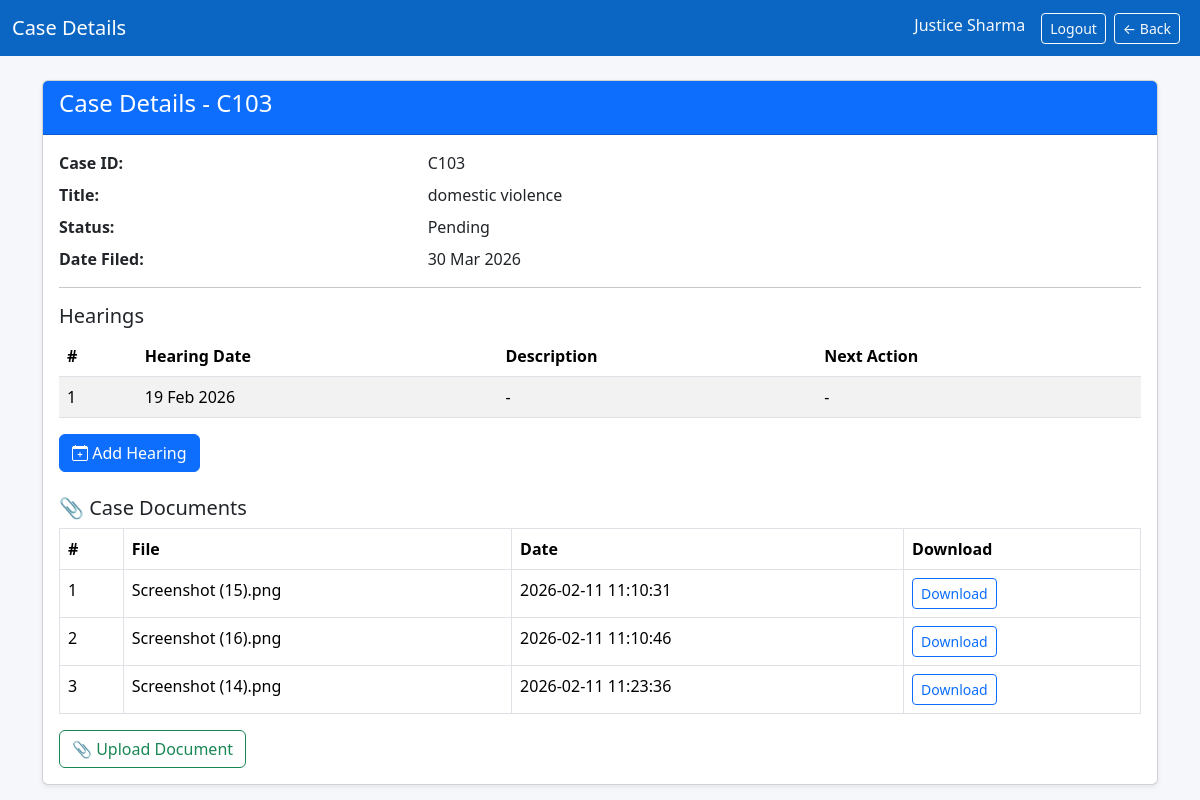
The page /view_case.php?case_id=C103 (signed in) on the database its author committed.
### tables this page shows
CREATE TABLE `cases` (
  `case_id` varchar(10) NOT NULL,
  `title` varchar(255) DEFAULT NULL,
  `date_filed` date DEFAULT NULL,
  `status` enum('Open','Pending','Closed') DEFAULT 'Open',
  `judge_id` int(11) DEFAULT NULL,
  `lawyer_id` int(11) DEFAULT NULL,
  `created_by` int(11) DEFAULT NULL,
  `created_at` timestamp NOT NULL DEFAULT current_timestamp(),
  `updated_at` datetime DEFAULT NULL,
  `judgement_file` varchar(255) DEFAULT NULL,
  `is_deleted` tinyint(1) DEFAULT 0,
  `deleted_at` datetime DEFAULT NULL,
  `deleted_by` int(11) DEFAULT NULL
);

CREATE TABLE `hearings` (
  `hearing_id` varchar(10) NOT NULL,
  `case_id` varchar(10) DEFAULT NULL,
  `hearing_date` date DEFAULT NULL,
  `court_name` varchar(100) DEFAULT NULL,
  `created_at` timestamp NOT NULL DEFAULT current_timestamp(),
  `created_by` int(11) DEFAULT NULL
);

CREATE TABLE `documents` (
  `doc_id` int(11) NOT NULL,
  `case_id` varchar(20) NOT NULL,
  `uploaded_by` int(11) NOT NULL,
  `file_name` varchar(255) NOT NULL,
  `file_path` varchar(255) NOT NULL,
  `uploaded_at` timestamp NOT NULL DEFAULT current_timestamp()
);

### auth_check.php (called while the page is built, shortened)
<?php
function can($action) {
    $role = $_SESSION['user_role'] ?? 'guest';
    $permissions = [
        'add_case'        => ['admin', 'clerk'],
        'edit_case'       => ['admin', 'clerk'],
        'delete_case'     => ['admin'],
        'add_hearing'     => ['admin', 'judge'],
        'add_judgement'   => ['admin', 'judge'],
        'view_case'       => ['admin', 'judge', 'lawyer', 'clerk'],
        'view_hearing'    => ['admin', 'judge', 'lawyer'],
        'view_judgement'  => ['admin', 'judge', 'lawyer'],
        'upload_document' => ['admin', 'judge', 'lawyer'],
        'manage_users'    => ['admin'],
        'export_data'     => ['admin', 'analyst','judge'],
    ];
    return isset($permissions[$action]) && in_array($role, $permissions[$action]);
}
?>

### view_case.php (the view, shortened to what this page needs)
<?php
$backUrl = $_SERVER['HTTP_REFERER'] ?? 'index.php';
require_once("auth_check.php");
require_once("connect.php");
$case_id = mysqli_real_escape_string($conn, $_GET['case_id']);
$query = mysqli_query($conn, "SELECT * FROM cases WHERE case_id='$case_id'");
$case = mysqli_fetch_assoc($query);
$hearingsQuery = mysqli_query($conn, "SELECT * FROM hearings WHERE case_id='$case_id' ORDER BY hearing_date ASC");
?>
<!DOCTYPE html>
<html lang="en">
<head>
    <link href="https://cdn.jsdelivr.net/npm/bootstrap@5.3.2/dist/css/bootstrap.min.css" rel="stylesheet">
</head>
<body style="background: #f5f7fb;">
<nav class="navbar navbar-expand-lg navbar-dark" style="background: #0a66c2;">
    <div class="container-fluid">
        <a class="navbar-brand" href="">Case Details</a>
        <div class="d-flex">
            <span class="text-light me-3"><?php echo htmlspecialchars($_SESSION['user_name']); ?></span>
            <a href="logout.php" class="btn btn-sm btn-outline-light me-2">Logout</a>
            <a href="<?= htmlspecialchars($backUrl) ?>"
                class="btn btn-sm btn-outline-light me-2">
                ← Back
            </a>
        </div>
    </div>
</nav>
<div class="container mt-4">
    <div class="card shadow-sm">
        <div class="card-header bg-primary text-white">
            <h4>Case Details - <?php echo htmlspecialchars($case['case_id']); ?></h4>
        </div>
        <div class="card-body">
            <div class="row mb-2">
                <div class="col-md-4"><strong>Case ID:</strong></div>
                <div class="col-md-8"><?php echo htmlspecialchars($case['case_id']); ?></div>
            </div>
            <div class="row mb-2">
                <div class="col-md-4"><strong>Title:</strong></div>
                <div class="col-md-8"><?php echo htmlspecialchars($case['title']); ?></div>
            </div>
            <div class="row mb-2">
                <div class="col-md-4"><strong>Status:</strong></div>
                <div class="col-md-8"><?php echo htmlspecialchars($case['status']); ?></div>
            </div>
            <div class="row mb-2">
                <div class="col-md-4"><strong>Date Filed:</strong></div>
                <div class="col-md-8"><?php echo date('d M Y', strtotime($case['date_filed'])); ?></div>
            </div>
            <hr>
            <h5>Hearings</h5>
            <?php if (mysqli_num_rows($hearingsQuery) > 0): ?>
                <table class="table table-striped">
                    <thead>
                        <tr>
                            <th>#</th>
                            <th>Hearing Date</th>
                            <th>Description</th>
                            <th>Next Action</th>
                        </tr>
                    </thead>
                    <tbody>
                        <?php $i = 1; while ($hearing = mysqli_fetch_assoc($hearingsQuery)): ?>
                            <tr>
                                <td><?php echo $i++; ?></td>
                                <td><?php echo date('d M Y', strtotime($hearing['hearing_date'])); ?></td>
                                <td><?= htmlspecialchars($hearing['description'] ?? '-') ?></td>
                                <td><?= htmlspecialchars($hearing['next_action'] ?? '-') ?></td>
                            </tr>
                        <?php endwhile; ?>
                    </tbody>
                </table>
            <?php else: ?>
                <div class="alert alert-info">No hearings scheduled for this case yet.</div>
            <?php endif; ?>
            <div class="mt-3">
                    <?php if (
                            in_array($case['status'], ['Open','Pending'])
                            && can('add_hearing')
                        ): ?>
                            <a href="add_hearing.php?case_id=<?= urlencode($case['case_id']) ?>"
                            class="btn btn-primary">
                                <i class="bi bi-calendar-plus"></i> Add Hearing
                              </a>
                    <?php endif; ?>
            </div>
                        <h5 class="mt-4">📎 Case Documents</h5>
            <table class="table table-bordered">
            <tr>
            <th>#</th>
            <th>File</th>
            <th>Date</th>
            <th>Download</th>
            </tr>
            <?php
            $docs = mysqli_query($conn,"
                SELECT * FROM documents WHERE case_id='$case_id'
            ");
            $i = 1;
            while ($d = mysqli_fetch_assoc($docs)):
            ?>
            <tr>
            <td><?= $i++ ?></td>
            <td><?= htmlspecialchars($d['file_name']) ?></td>
            <td><?= $d['uploaded_at'] ?></td>
            <td>
            <a href="<?= $d['file_path'] ?>" class="btn btn-sm btn-outline-primary" download>
            Download
            </a>
            </td>
            </tr>
            <?php endwhile; ?>
            </table>
            <?php if (can('upload_document')): ?>
            <a href="upload_document.php?case_id=<?= urlencode($case_id) ?>&from=view_case"
            class="btn btn-outline-success">
            📎 Upload Document
            </a>
            <?php endif; ?>
        </div>
    </div>
</div>
<link rel="stylesheet" href="https://cdn.jsdelivr.net/npm/bootstrap-icons@1.10.0/font/bootstrap-icons.css">
</body>
</html>

### rows shown on the page
cases: case_id "C103", title "domestic violence", status "Pending", date_filed "30 Mar 2026"
hearings: hearing_date "19 Feb 2026", description "-", next_action "-"
documents: file_name "Screenshot (15).png", uploaded_at "2026-02-11 11:10:31"
documents: file_name "Screenshot (16).png", uploaded_at "2026-02-11 11:10:46"
documents: file_name "Screenshot (14).png", uploaded_at "2026-02-11 11:23:36"

### other values the page prints
$_SESSION['user_name'] "Justice Sharma"
